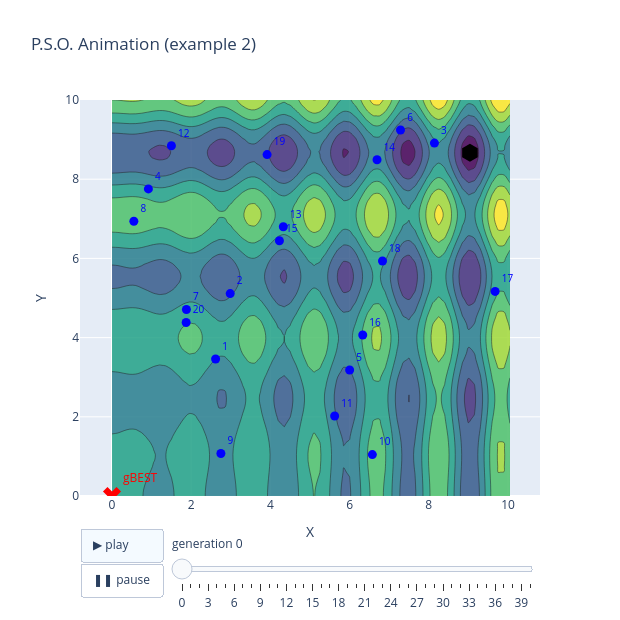

Notebook code for this chart:
### Markdown cell above
## 2. 範例二（ex02）：x sin(4x) + 1.1 y sin(2y)

和範例一的差別只有這幾行：

```matlab
range=[  0   0; ...
        10  10];
fxy = x(j).*sin(4*x(j))+1.1*y(j).*sin(2*y(j));
    x_ans=9.0390;
    y_ans=8.6682;
    bestfit_ans=18.5547;
```
程式同樣以 fitness = −f 轉成求最大值，所以找的是 f 的**最小值** −18.5547（在 (9.039, 8.668)）。這個函數有很多個谷，比範例一難。

### Code cell
r2 = pso_original(f_ex02, [[0, 0], [10, 10]], seed=2)
report(r2, "PSO_02_ex02_animation01", 9.0390, 8.6682, 18.5547)
contour_animation(r2, f_ex02, [[0, 0], [10, 10]], 0.15, (9.0390, 8.6682), "P.S.O. Animation (example 2)").show()   # 原程式格點 0.1；這裡用 0.15 讓檔案小一點

### Figure 1 — Plotly figure (JSON) as saved in the notebook; plotly's stock layout.template omitted (floating-point values rounded to 4 significant figures; data arrays with more than 128 entries replaced by an {"elided": "..."} marker saying what was removed)
{"data": [{"colorscale": [[0.0, "#440154"], [0.1111, "#482878"], [0.2222, "#3e4989"], [0.3333, "#31688e"], [0.4444, "#26828e"], [0.5556, "#1f9e89"], [0.6667, "#35b779"], [0.7778, "#6ece58"], [0.8889, "#b5de2b"], [1.0, "#fde725"]], "opacity": 0.85, "showscale": false, "type": "contour", "x": [0.0, 0.15, 0.3, 0.45, 0.6, 0.75, 0.9, 1.05, 1.2, 1.35, 1.5, 1.65, 1.8, 1.95, 2.1, 2.25, 2.4, 2.55, 2.7, 2.85, 3.0, 3.15, 3.3, 3.45, 3.6, 3.75, 3.9, 4.05, 4.2, 4.35, 4.5, 4.65, 4.8, 4.95, 5.1, 5.25, 5.4, 5.55, 5.7, 5.85, 6.0, 6.15, 6.3, 6.45, 6.6, 6.75, 6.9, 7.05, 7.2, 7.35, 7.5, 7.65, 7.8, 7.95, 8.1, 8.25, 8.4, 8.55, 8.7, 8.85, 9.0, 9.15, 9.3, 9.45, 9.6, 9.75, 9.9, 10.05], "y": [0.0, 0.15, 0.3, 0.45, 0.6, 0.75, 0.9, 1.05, 1.2, 1.35, 1.5, 1.65, 1.8, 1.95, 2.1, 2.25, 2.4, 2.55, 2.7, 2.85, 3.0, 3.15, 3.3, 3.45, 3.6, 3.75, 3.9, 4.05, 4.2, 4.35, 4.5, 4.65, 4.8, 4.95, 5.1, 5.25, 5.4, 5.55, 5.7, 5.85, 6.0, 6.15, 6.3, 6.45, 6.6, 6.75, 6.9, 7.05, 7.2, 7.35, 7.5, 7.65, 7.8, 7.95, 8.1, 8.25, 8.4, 8.55, 8.7, 8.85, 9.0, 9.15, 9.3, 9.45, 9.6, 9.75, 9.9, 10.05], "z": {"elided": "68x68 float values"}}, {"marker": {"color": "black", "size": 18, "symbol": "hexagon"}, "mode": "markers", "name": "optimum", "type": "scatter", "x": [9.039], "y": [8.668]}, {"marker": {"color": "blue", "size": 9}, "mode": "markers+text", "name": "particles", "text": ["1", "2", "3", "4", "5", "6", "7", "8", "9", "10", "11", "12", "13", "14", "15", "16", "17", "18", "19", "20"], "textfont": {"color": "blue", "size": 10}, "textposition": "top right", "type": "scatter", "x": [2.616, 2.985, 8.142, 0.9192, 6.001, 7.286, 1.879, 0.5515, 2.75, 6.574, 5.623, 1.501, 4.326, 6.693, 4.228, 6.332, 9.674, 6.831, 3.916, 1.873], "y": [3.46, 5.111, 8.912, 7.756, 3.181, 9.242, 4.709, 6.938, 1.072, 1.045, 2.019, 8.844, 6.798, 8.492, 6.444, 4.065, 5.166, 5.934, 8.621, 4.382]}, {"marker": {"color": "red", "size": 16, "symbol": "x"}, "mode": "markers+text", "name": "gBEST", "text": ["gBEST"], "textfont": {"color": "red"}, "textposition": "top right", "type": "scatter", "x": [0.0], "y": [0.0]}], "layout": {"height": 620, "showlegend": false, "sliders": [{"active": 0, "currentvalue": {"prefix": "generation "}, "len": 0.8, "steps": [{"args": [["0"], {"frame": {"duration": 0, "redraw": false}, "mode": "immediate"}], "label": "0", "method": "animate"}, {"args": [["1"], {"frame": {"duration": 0, "redraw": false}, "mode": "immediate"}], "label": "1", "method": "animate"}, {"args": [["2"], {"frame": {"duration": 0, "redraw": false}, "mode": "immediate"}], "label": "2", "method": "animate"}, {"args": [["3"], {"frame": {"duration": 0, "redraw": false}, "mode": "immediate"}], "label": "3", "method": "animate"}, {"args": [["4"], {"frame": {"duration": 0, "redraw": false}, "mode": "immediate"}], "label": "4", "method": "animate"}, {"args": [["5"], {"frame": {"duration": 0, "redraw": false}, "mode": "immediate"}], "label": "5", "method": "animate"}, {"args": [["6"], {"frame": {"duration": 0, "redraw": false}, "mode": "immediate"}], "label": "6", "method": "animate"}, {"args": [["7"], {"frame": {"duration": 0, "redraw": false}, "mode": "immediate"}], "label": "7", "method": "animate"}, {"args": [["8"], {"frame": {"duration": 0, "redraw": false}, "mode": "immediate"}], "label": "8", "method": "animate"}, {"args": [["9"], {"frame": {"duration": 0, "redraw": false}, "mode": "immediate"}], "label": "9", "method": "animate"}, {"args": [["10"], {"frame": {"duration": 0, "redraw": false}, "mode": "immediate"}], "label": "10", "method": "animate"}, {"args": [["11"], {"frame": {"duration": 0, "redraw": false}, "mode": "immediate"}], "label": "11", "method": "animate"}, {"args": [["12"], {"frame": {"duration": 0, "redraw": false}, "mode": "immediate"}], "label": "12", "method": "animate"}, {"args": [["13"], {"frame": {"duration": 0, "redraw": false}, "mode": "immediate"}], "label": "13", "method": "animate"}, {"args": [["14"], {"frame": {"duration": 0, "redraw": false}, "mode": "immediate"}], "label": "14", "method": "animate"}, {"args": [["15"], {"frame": {"duration": 0, "redraw": false}, "mode": "immediate"}], "label": "15", "method": "animate"}, {"args": [["16"], {"frame": {"duration": 0, "redraw": false}, "mode": "immediate"}], "label": "16", "method": "animate"}, {"args": [["17"], {"frame": {"duration": 0, "redraw": false}, "mode": "immediate"}], "label": "17", "method": "animate"}, {"args": [["18"], {"frame": {"duration": 0, "redraw": false}, "mode": "immediate"}], "label": "18", "method": "animate"}, {"args": [["19"], {"frame": {"duration": 0, "redraw": false}, "mode": "immediate"}], "label": "19", "method": "animate"}, {"args": [["20"], {"frame": {"duration": 0, "redraw": false}, "mode": "immediate"}], "label": "20", "method": "animate"}, {"args": [["21"], {"frame": {"duration": 0, "redraw": false}, "mode": "immediate"}], "label": "21", "method": "animate"}, {"args": [["22"], {"frame": {"duration": 0, "redraw": false}, "mode": "immediate"}], "label": "22", "method": "animate"}, {"args": [["23"], {"frame": {"duration": 0, "redraw": false}, "mode": "immediate"}], "label": "23", "method": "animate"}, {"args": [["24"], {"frame": {"duration": 0, "redraw": false}, "mode": "immediate"}], "label": "24", "method": "animate"}, {"args": [["25"], {"frame": {"duration": 0, "redraw": false}, "mode": "immediate"}], "label": "25", "method": "animate"}, {"args": [["26"], {"frame": {"duration": 0, "redraw": false}, "mode": "immediate"}], "label": "26", "method": "animate"}, {"args": [["27"], {"frame": {"duration": 0, "redraw": false}, "mode": "immediate"}], "label": "27", "method": "animate"}, {"args": [["28"], {"frame": {"duration": 0, "redraw": false}, "mode": "immediate"}], "label": "28", "method": "animate"}, {"args": [["29"], {"frame": {"duration": 0, "redraw": false}, "mode": "immediate"}], "label": "29", "method": "animate"}, {"args": [["30"], {"frame": {"duration": 0, "redraw": false}, "mode": "immediate"}], "label": "30", "method": "animate"}, {"args": [["31"], {"frame": {"duration": 0, "redraw": false}, "mode": "immediate"}], "label": "31", "method": "animate"}, {"args": [["32"], {"frame": {"duration": 0, "redraw": false}, "mode": "immediate"}], "label": "32", "method": "animate"}, {"args": [["33"], {"frame": {"duration": 0, "redraw": false}, "mode": "immediate"}], "label": "33", "method": "animate"}, {"args": [["34"], {"frame": {"duration": 0, "redraw": false}, "mode": "immediate"}], "label": "34", "method": "animate"}, {"args": [["35"], {"frame": {"duration": 0, "redraw": false}, "mode": "immediate"}], "label": "35", "method": "animate"}, {"args": [["36"], {"frame": {"duration": 0, "redraw": false}, "mode": "immediate"}], "label": "36", "method": "animate"}, {"args": [["37"], {"frame": {"duration": 0, "redraw": false}, "mode": "immediate"}], "label": "37", "method": "animate"}, {"args": [["38"], {"frame": {"duration": 0, "redraw": false}, "mode": "immediate"}], "label": "38", "method": "animate"}, {"args": [["39"], {"frame": {"duration": 0, "redraw": false}, "mode": "immediate"}], "label": "39", "method": "animate"}, {"args": [["40"], {"frame": {"duration": 0, "redraw": false}, "mode": "immediate"}], "label": "40", "method": "animate"}], "x": 0.2, "y": -0.04}], "title": {"text": "P.S.O. Animation (example 2)"}, "updatemenus": [{"buttons": [{"args": [null, {"frame": {"duration": 300, "redraw": false}, "fromcurrent": true}], "label": "▶ play", "method": "animate"}, {"args": [[null], {"frame": {"duration": 0}, "mode": "immediate"}], "label": "❚❚ pause", "method": "animate"}], "type": "buttons", "x": 0, "xanchor": "left", "y": -0.08}], "width": 620, "xaxis": {"range": [0, 10], "title": {"text": "X"}}, "yaxis": {"range": [0, 10], "scaleanchor": "x", "title": {"text": "Y"}}}}
